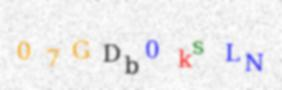
#> input picture samples_2/07GDb0ksLN.jpg, 282 x 90 px
$ python -i dataset_A_processor.py   (imports and definitions only)
#> lines starting #> are read from the running program, lines starting #| are printed output that depends on the picture; after the words box and inside, x2 and y2 are one past the last pixel; in counts of white or black regions, pixels touching at a corner belong together
import cv2
import numpy as np

def get_bounding_boxesV2(img):

    X = []

    mser = cv2.MSER_create()

    regions, rects = mser.detectRegions(img)

    im2 = img.copy()
    final_rects = []

    # split rectangles that are too wide
    # because they will contain more than one character
    for (x, y, w, h) in rects:
        if w > 135: continue # if larger than 135, we ignore it
        elif w > 100:
            # splitting the rectangle in 5 subrectangles
            final_rects.append((x, y, w//5, h))
            final_rects.append((x + w//5, y, w//5, h))
            final_rects.append((x + 2 * w//5, y, w//5, h))
            final_rects.append((x + 3 * w//5, y, w//5, h))
            final_rects.append((x + 4 * w//5, y, w//5, h))
        elif w > 80:
            # splitting the rectangle in 4 subrectangles
            final_rects.append((x, y, w//4, h))
            final_rects.append((x + w//4, y, w//4, h))
            final_rects.append((x + 2 * w//4, y, w//4, h))
            final_rects.append((x + 3 * w//4, y, w//4, h))
        elif w > 50:
            # splitting the rectangle in 3 subrectangles
            final_rects.append((x, y, w//3, h))
            final_rects.append((x + w//3, y, w//3, h))
            final_rects.append((x + 2 * w//3, y, w//3, h))

        elif w > 35:
            # splitting the rectangle in 2 subrectangles
            final_rects.append((x, y, w//2, h))
            final_rects.append((x + w//2, y, w//2, h))
        else:
            # rectangle is small enough, it probably contains only one character
            final_rects.append((x, y, w, h))

    # remove rectangles that contain basically only white pixels
    final_rects = [rect for rect in final_rects if np.sum(img[rect[1]:rect[1]+rect[3], rect[0]:rect[0]+rect[2]]) < 254 * rect[2] * rect[3]]

    # merge regions that are horizontally contained (take the area from the top left to the bottom right)
    final_rects = [rect for rect in final_rects if not any([rect[0] > other_rect[0] and rect[1] > other_rect[1] and rect[0] + rect[2] < other_rect[0] + other_rect[2] and rect[1] + rect[3] < other_rect[1] + other_rect[3] for other_rect in final_rects if other_rect != rect])]

    # Sort the rectangles by their top left X coordinate
    final_rects = sorted(final_rects, key=lambda x: x[0])


    # merge rectangles that overlap
    count = 0
    while count < 4 and len(final_rects) > 5:
        # check if the first two rectangles overlap
        if final_rects[count][0] + final_rects[count][2] > final_rects[count + 1][0]:

            x1 = final_rects[count][0]
            w1 = final_rects[count][2]
            x2 = final_rects[count + 1][0]
            w2 = final_rects[count + 1][2]

            # if the rectangles X coordinates are very close, we merge them
            # (note that this is based on the fact that rectangles are ordered by their top left X coordinate)
            if (final_rects[count + 1][0] - final_rects[count][0] < 10) or ((x2 + w2) < (x1 + w1) + 5):

                # define the new rectangle
                new_x = final_rects[count][0]
                new_y = min(final_rects[count][1], final_rects[count + 1][1])
                new_w = max(final_rects[count][0] + final_rects[count][2], final_rects[count + 1][0] + final_rects[count + 1][2]) - final_rects[count][0]
                new_h = max(final_rects[count][1] + final_rects[count][3], final_rects[count + 1][1] + final_rects[count + 1][3]) - min(final_rects[count][1], final_rects[count + 1][1])

                # replace the first old rectangle with the new one
                final_rects[count] = (new_x, new_y, new_w, new_h)

                # remove the second old rectangle
                final_rects.pop(count + 1)
                continue

        # increment the counter
        # the counter is only incremented if no merging happened
        # to avoid looping forever
        count += 1

    # remove rectangles with a height of less than 20 pixels or a width of less than 10 pixels
    # they are just noise, no letter can be that small
    final_rects = [rect for rect in final_rects if (rect[3] > 20 and rect[2] > 10)]

    # if we do not have 5 rectangles, the algorithm failed
    # so we try to split the image using fixed positions

    if len(final_rects) != 5:
        # Split using the fixed positions
        # Let's crop each letter
        crop = im2[12:49, 30:50]
        crop = cv2.resize(crop, (50, 50))
        X.append(crop)

        crop = im2[12:49, 50:70]
        crop = cv2.resize(crop, (50, 50))
        X.append(crop)

        crop = im2[12:49, 70:90]
        crop = cv2.resize(crop, (50, 50))
        X.append(crop)

        crop = im2[12:49, 90:110]
        crop = cv2.resize(crop, (50, 50))
        X.append(crop)

        crop = im2[12:49, 110:130]
        crop = cv2.resize(crop, (50, 50))
        X.append(crop)
    else:
        for i, (x, y, w, h) in enumerate(final_rects):
            # Crop the image
            crop = im2[y:y+h, x:x+w]
            # Resize to 50x50
            crop = cv2.resize(crop, (50, 50))

            # blur the cropped image
            crop = cv2.GaussianBlur(crop, (9, 9), 0)

            sharpen_kernel = np.array([[-1,-1,-1], [-1,9,-1], [-1,-1,-1]])
            crop = cv2.filter2D(crop, -1, sharpen_kernel)

            _, crop = cv2.threshold(crop, 185, 255, cv2.THRESH_BINARY)

            X.append(crop)

    return X

def process_image(path):

    # Read the image
#> called with path = '../samples_2/07GDb0ksLN.jpg'
    img = cv2.imread(path, cv2.IMREAD_GRAYSCALE)
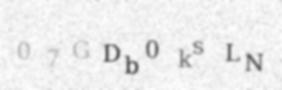
#> img: shape (90, 282); min 101, max 255, mean 237.1

    # Process the image

    # threshold the image to remove the background
    img1_thr = cv2.threshold(img, 127, 255, cv2.THRESH_BINARY)[1]
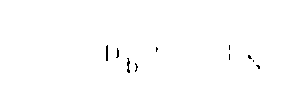
#> img1_thr: shape (90, 282); 99.5% white; black in thin lines or dots, all inside (x1, y1, x2, y2) = (106, 45, 260, 73)

    # remove parts of the image that contain only noise
    # as there are no letters close to the edges of the image
    img1_thr[:, 0:25] = 255
    img1_thr[:, 160:] = 255
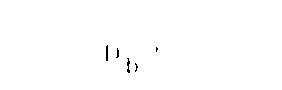
#> img1_thr: shape (90, 282); 99.6% white; black in thin lines or dots, all inside (x1, y1, x2, y2) = (106, 45, 158, 73)

    # do a morphological closing to close the gaps between letters
    close_img1 = cv2.morphologyEx(img1_thr, cv2.MORPH_CLOSE, np.ones((3,1), np.uint8))
#> close_img1: shape (90, 282); 99.7% white; black in thin lines or dots, all inside (x1, y1, x2, y2) = (106, 45, 157, 73)

    # blur the image to smooth it and remove noise
    smooth = cv2.GaussianBlur(close_img1, (3,3), 0)

    # sharpen the image to make the letters more clear
    sharpen_kernel = np.array([[-1,-1,-1], [-1,9,-1], [-1,-1,-1]])
    sharpen = cv2.filter2D(smooth, -1, sharpen_kernel)

    # threshold the image to get a binary image again
    ret, thresh = cv2.threshold(sharpen, 185, 255, cv2.THRESH_BINARY)

    # compute the bounding boxes around the letters
    return get_bounding_boxesV2(thresh)
#> in get_bounding_boxesV2, `regions, rects = mser.detectRegions(img)`: regions = ()
#> after the loop in get_bounding_boxesV2, `for (x, y, w, h) in rects:`: final_rects = []
#> after the loop in get_bounding_boxesV2, `while count < 4 and len(final_rects) > 5:`: count = 0
#> in get_bounding_boxesV2, `crop = im2[12:49, 30:50]`: crop: shape (37, 20); every value is 255
#> in get_bounding_boxesV2, `crop = cv2.resize(crop, (50, 50))`: crop: shape (50, 50); every value is 255
#> in get_bounding_boxesV2, `crop = im2[12:49, 90:110]`:
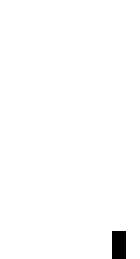
#> crop: shape (37, 20) (shown 7 times larger); 98.9% white; black in thin lines or dots, all inside (x1, y1, x2, y2) = (16, 33, 18, 37)
#> in get_bounding_boxesV2, `crop = cv2.resize(crop, (50, 50))`:
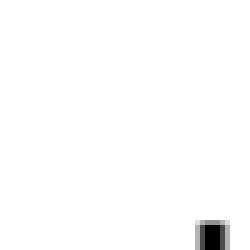
#> crop: shape (50, 50) (shown 5 times larger); min 0, max 255, mean 252.2
#> in get_bounding_boxesV2, `crop = im2[12:49, 110:130]`:
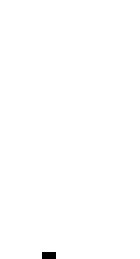
#> crop: shape (37, 20) (shown 7 times larger); 99.7% white; black in thin lines or dots, all inside (x1, y1, x2, y2) = (6, 36, 8, 37)
#> in get_bounding_boxesV2, `crop = cv2.resize(crop, (50, 50))`:
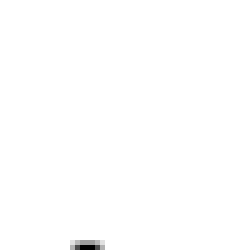
#> crop: shape (50, 50) (shown 5 times larger); min 0, max 255, mean 254.3

>>> result = process_image('../samples_2/07GDb0ksLN.jpg')
#> result = 5 items

$ run again, on samples_2/0R16oVdaLw.jpg
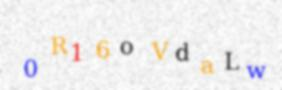
#> input picture samples_2/0R16oVdaLw.jpg, 282 x 90 px
#> in process_image, `img1_thr = cv2.threshold(img, 127, 255, cv2.THRESH_BINARY)[1]`:
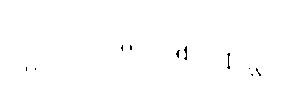
#> img1_thr: shape (90, 282); 99.6% white; black in thin lines or dots, all inside (x1, y1, x2, y2) = (26, 45, 261, 76)
#> close_img1: shape (90, 282); 99.9% white; black in thin lines or dots, all inside (x1, y1, x2, y2) = (26, 45, 132, 71)
#> thresh: shape (90, 282); 99.9% white; black in thin lines or dots, all inside (x1, y1, x2, y2) = (25, 45, 132, 71)
#> regions = ()
#> after the loop in get_bounding_boxesV2, `for (x, y, w, h) in rects:`: final_rects = []
#> after the loop in get_bounding_boxesV2, `while count < 4 and len(final_rects) > 5:`: count = 0
#> in get_bounding_boxesV2, `crop = cv2.resize(crop, (50, 50))`:
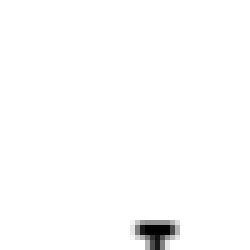
#> crop: shape (50, 50) (shown 5 times larger); min 0, max 255, mean 252.2
#> result = 5 items

$ run again, on samples_2/1LODfcMf74.jpg
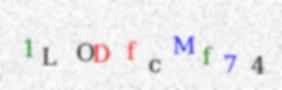
#> input picture samples_2/1LODfcMf74.jpg, 282 x 90 px
#> in process_image, `img1_thr[:, 160:] = 255`:
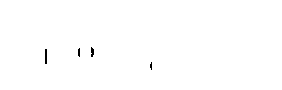
#> img1_thr: shape (90, 282); 99.7% white; black in thin lines or dots, all inside (x1, y1, x2, y2) = (45, 47, 152, 70)
#> thresh: shape (90, 282); 99.6% white; black in thin lines or dots, all inside (x1, y1, x2, y2) = (45, 47, 153, 70)
#> regions = ()
#> after the loop in get_bounding_boxesV2, `for (x, y, w, h) in rects:`: final_rects = []
#> after the loop in get_bounding_boxesV2, `while count < 4 and len(final_rects) > 5:`: count = 0
#> in get_bounding_boxesV2, `crop = im2[12:49, 90:110]`:
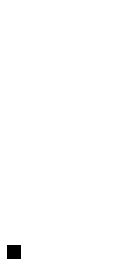
#> crop: shape (37, 20) (shown 7 times larger); 99.5% white; black in thin lines or dots, all inside (x1, y1, x2, y2) = (1, 35, 3, 37)
#> result = 5 items
